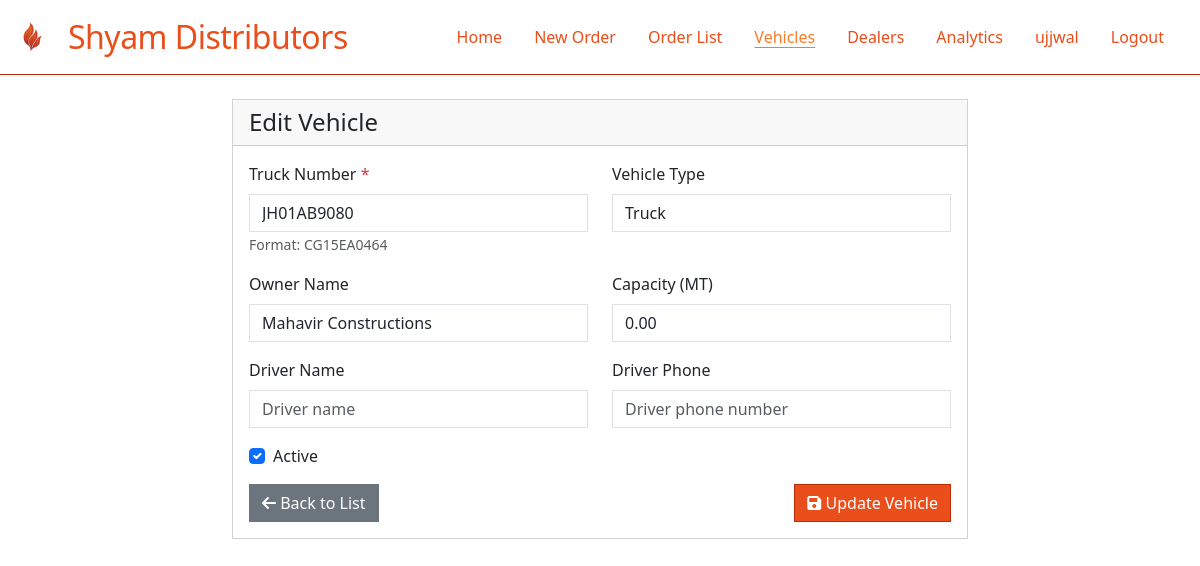
The page /orders/vehicles/edit/1/ (signed in) on the database its author committed.
### sylvia/models.py (models this page shows, shortened)
class BaseModel(models.Model):
    created_at = models.DateTimeField(auto_now_add=True)
    updated_at = models.DateTimeField(auto_now=True)
    created_by = models.ForeignKey(User, on_delete=models.SET_NULL, null=True, blank=True)
    class Meta:
        abstract = True

class Vehicle(BaseModel):
    truck_number = models.CharField(max_length=20, unique=True, validators=[
        RegexValidator(
            regex=r'^[A-Z]{2}\d{2}[A-Z]{1,2}\d{4}$',
            message="Enter a valid truck number (e.g., CG15EA0464)"
        )
    ])
    owner_name = models.CharField(max_length=100, blank=True)
    driver_name = models.CharField(max_length=100, blank=True)
    driver_phone = models.CharField(max_length=15, blank=True)
    capacity = models.DecimalField(max_digits=6, decimal_places=2, default=0)  # in MT
    vehicle_type = models.CharField(max_length=50, choices=[
        ('TRUCK', 'Truck'),
        ('TRAILER', 'Trailer'),
        ('CONTAINER', 'Container'),
        ('OTHER', 'Other')
    ], default='TRUCK')
    is_active = models.BooleanField(default=True)
    class Meta:
        ordering = ['truck_number']

### orders/views.py (the view)
# urls.py: path('vehicles/edit/<int:vehicle_id>/', edit_vehicle, name='edit_vehicle'),
@login_required
def edit_vehicle(request, vehicle_id):
    vehicle = get_object_or_404(Vehicle, id=vehicle_id)
    if request.method == 'POST':
        form = VehicleForm(request.POST, instance=vehicle)
        if form.is_valid():
            form.save()
            return redirect('vehicle_list')
    else:
        form = VehicleForm(instance=vehicle)
    context = {
        'form': form,
        'vehicle': vehicle,
        'title': 'Edit Vehicle',
        'action': 'Update'
    }
    return render(request, 'vehicles/vehicle_form.html', context)

### orders/templates/vehicles/vehicle_form.html (shortened to what this page needs)
{% extends 'base.html' %}
{% block content %}
<div class="container mt-4">
    <div class="row">
        <div class="col-md-8 offset-md-2">
            <div class="card">
                <div class="card-header">
                    <h4 class="mb-0">{{ title }}</h4>
                </div>
                <div class="card-body">
                    <form method="post">
                        <div class="row">
                            <div class="col-md-6">
                                <div class="mb-3">
                                    <label for="{{ form.truck_number.id_for_label }}" class="form-label">{{ form.truck_number.label }} <span class="text-danger">*</span></label>
                                    {{ form.truck_number }}
                                    <small class="form-text text-muted">Format: CG15EA0464</small>
                                </div>
                            </div>
                            <div class="col-md-6">
                                <div class="mb-3">
                                    <label for="{{ form.vehicle_type.id_for_label }}" class="form-label">{{ form.vehicle_type.label }}</label>
                                    {{ form.vehicle_type }}
                                </div>
                            </div>
                        </div>
                        <div class="row">
                            <div class="col-md-6">
                                <div class="mb-3">
                                    <label for="{{ form.owner_name.id_for_label }}" class="form-label">{{ form.owner_name.label }}</label>
                                    {{ form.owner_name }}
                                </div>
                            </div>
                            <div class="col-md-6">
                                <div class="mb-3">
                                    <label for="{{ form.capacity.id_for_label }}" class="form-label">{{ form.capacity.label }}</label>
                                    {{ form.capacity }}
                                </div>
                            </div>
                        </div>
                        <div class="row">
                            <div class="col-md-6">
                                <div class="mb-3">
                                    <label for="{{ form.driver_name.id_for_label }}" class="form-label">{{ form.driver_name.label }}</label>
                                    {{ form.driver_name }}
                                </div>
                            </div>
                            <div class="col-md-6">
                                <div class="mb-3">
                                    <label for="{{ form.driver_phone.id_for_label }}" class="form-label">{{ form.driver_phone.label }}</label>
                                    {{ form.driver_phone }}
                                </div>
                            </div>
                        </div>
                        <div class="row">
                            <div class="col-md-6">
                                <div class="mb-3 form-check">
                                    {{ form.is_active }}
                                    <label for="{{ form.is_active.id_for_label }}" class="form-check-label">{{ form.is_active.label }}</label>
                                </div>
                            </div>
                        </div>
                        <div class="d-flex justify-content-between">
                            <a href="{% url 'vehicle_list' %}" class="btn btn-secondary">
                                <i class="fas fa-arrow-left"></i> Back to List
                            </a>
                            <button type="submit" class="btn btn-primary">
                                <i class="fas fa-save"></i> {{ action }} Vehicle
                            </button>
                        </div>
                    </form>
                </div>
            </div>
        </div>
    </div>
</div>
{% endblock %}

### orders/templates/base.html (shortened to what this page needs)
{% load static %}
<!DOCTYPE html>
<html lang="en">
<head>
    <link href="https://cdn.jsdelivr.net/npm/bootstrap@5.3.0/dist/css/bootstrap.min.css" rel="stylesheet">
    <link rel="stylesheet" href="https://cdnjs.cloudflare.com/ajax/libs/font-awesome/6.0.0/css/all.min.css">
    <link rel="stylesheet" href="{% static 'orders/theme.css' %}">
</head>
<body>
    <nav class="navbar navbar-expand-lg">
      <div class="container-fluid">
        <a class="navbar-brand d-flex align-items-center" href="/">
          <img src="{% static 'orders/logo.png' %}" alt="Logo" class="navbar-logo">
          Shyam Distributors
        </a>
        <div class="collapse navbar-collapse" id="navbarNav">
          <ul class="navbar-nav ms-auto">
            <li class="nav-item"><a class="nav-link {% if request.path == '/' %}active{% endif %}" href="/">Home</a></li>
            <li class="nav-item"><a class="nav-link {% if request.path == '/orders/order-workflow/' %}active{% endif %}" href="/orders/order-workflow/">New Order</a></li>
            <li class="nav-item"><a class="nav-link {% if request.path == '/orders/orders/' %}active{% endif %}" href="/orders/orders/">Order List</a></li>
            <li class="nav-item"><a class="nav-link {% if '/orders/vehicles/' in request.path %}active{% endif %}" href="/orders/vehicles/">Vehicles</a></li>
            <li class="nav-item"><a class="nav-link {% if '/orders/dealers/' in request.path %}active{% endif %}" href="/orders/dealers/">Dealers</a></li>
            <li class="nav-item"><a class="nav-link {% if request.path == '/orders/analytics/' %}active{% endif %}" href="/orders/analytics/">Analytics</a></li>
            {% if user.is_authenticated %}
              <li class="nav-item">
                <span class="nav-link">{{ user.get_full_name|default:user.username }}</span>
              </li>
              <li class="nav-item"><a class="nav-link" href="/logout/">Logout</a></li>
            {% else %}
              <li class="nav-item"><a class="nav-link {% if request.path == '/login/' %}active{% endif %}" href="/login/">Login</a></li>
            {% endif %}
          </ul>
        </div>
      </div>
    </nav>
    {% block content %}{% endblock %}
</body>
</html>

### orders/static/orders/theme.css (style rules this page uses)
:root { --primary: #e94e1b; --secondary: #f77c2b; --accent: #b92d0b; --background: #fff; --text: #2d2d2d; }
body { background: var(--background); color: var(--text); }
.navbar { background: #fff; color: var(--primary); border-radius: 0 !important; box-shadow: none; border-bottom: 1px solid var(--accent); }
.navbar .navbar-brand { color: var(--primary); font-size: 2rem; letter-spacing: -0.5px; }
.navbar .nav-link { color: var(--primary) !important; font-weight: 500; margin-right: 1rem; border-radius: 0 !important; }
.navbar .nav-link.active, .navbar .nav-link[aria-current="page"] { color: var(--secondary) !important; text-decoration: underline !important; text-underline-offset: 4px; }
.card, .table, .form-control, .btn, .form-select { border-radius: 0 !important; }
.btn-primary { background: var(--primary); border-color: var(--accent); color: #fff; }
.card, .form-control, .btn, .form-select { box-shadow: none !important; }
.navbar-logo { height: 40px; width: 40px; margin-right: 1rem; }

### rows shown on the page
Vehicle: truck_number "JH01AB9080", vehicle_type "Truck", owner_name "Mahavir Constructions", capacity "0.00", is_active "☑"

### other values the page prints
{{ user.get_full_name|default:user.username }} "ujjwal"
{{ title }} "Edit Vehicle"
{{ action }} "Update"
